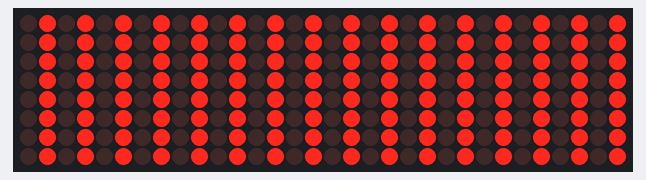
Recording of a sketch running on a simulated Arduino Uno, built with avr-gcc and run on an emulated ATmega328P. On the bench: 32×8 LED matrix. Wiring (inferred from the names in the program): 4 × MAX7219 LED driver (orientation assumed): data pin 2; clock pin 4; CS pin 3.

Above: at 0.4 s.

The sketch:

matrix_controller.ino
```cpp
#define LED_DATA 2
#define LED_CS 3
#define LED_CLK 4
#define MAX_DEVICES 4

#define OP_NOOP   0
#define OP_ROW0 1
#define OP_ROW1 2
#define OP_ROW2 3
#define OP_ROW3 4
#define OP_ROW4 5
#define OP_ROW5 6
#define OP_ROW6 7
#define OP_ROW7 8
#define OP_DECODEMODE  9
#define OP_INTENSITY   10
#define OP_SCANLIMIT   11
#define OP_SHUTDOWN    12
#define OP_DISPLAYTEST 15

void spiTransfer(int addr, byte opcode, byte data){
    byte spidata[16];
    int offset=addr*2;
    int maxbytes=MAX_DEVICES*2;
    spidata[offset+1]=opcode;
    spidata[offset]=data;

    //enable the line
    digitalWrite(LED_CS,LOW);
    for(int i=maxbytes-1;i>=0;i--){
      for (int j = 0; j < 8; j++)  {//for each bit
        digitalWrite(LED_DATA, !!(spidata[i] & (1 << (7-j))));
        digitalWrite(LED_CLK, HIGH);
        digitalWrite(LED_CLK, LOW);
      }
    }
    digitalWrite(LED_CS,HIGH);
}

void setup(){
    pinMode(LED_DATA,OUTPUT);
    pinMode(LED_CLK,OUTPUT);
    pinMode(LED_CS,OUTPUT);
    digitalWrite(LED_CS,HIGH);

    for(int i=0;i<MAX_DEVICES;i++) {
        spiTransfer(i,OP_DISPLAYTEST,0);//off
        spiTransfer(i, OP_SCANLIMIT,7);
        spiTransfer(i, OP_INTENSITY, 0);//0-15
        spiTransfer(i,OP_DECODEMODE,0);//off
        spiTransfer(i,OP_SHUTDOWN,1);//off
        for(int j=0; j<8; j++){//each row
          spiTransfer(i, j+1, 0);
        }
    }
}

void loop() {
  for(int i=0;i<MAX_DEVICES;i++) {
    spiTransfer(i,OP_DISPLAYTEST,0);//off
    spiTransfer(i, OP_SCANLIMIT,7);
    spiTransfer(i, OP_INTENSITY, 0);//0-15
    spiTransfer(i,OP_DECODEMODE,0);//off
    spiTransfer(i,OP_SHUTDOWN,1);//off
    for(int j=0; j<8; j++){//each row
      spiTransfer(i, j+1, 0xAA);
    }
  }
  for(int i=0;i<MAX_DEVICES;i++) {
    spiTransfer(i,OP_DISPLAYTEST,0);//off
    spiTransfer(i, OP_SCANLIMIT,7);
    spiTransfer(i, OP_INTENSITY, 0);//0-15
    spiTransfer(i,OP_DECODEMODE,0);//off
    spiTransfer(i,OP_SHUTDOWN,1);//off
    for(int j=0; j<8; j++){//each row
      spiTransfer(i, j+1, 0x55);
    }
  }
}
```
